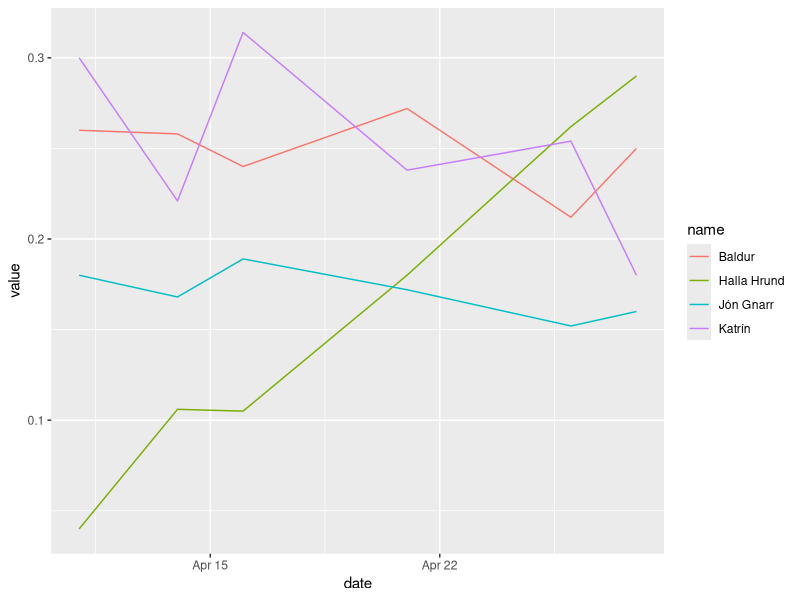

Recreate this plot in R.
# Plot fyrir niðurstöður kannana í forsetakosningum 2024


# 1.0.0 Setup -------------------------------------------------------------

library(tidyverse)

data_tbl <- readxl::read_excel("00_data/forsetakosningar_2024.xlsx") %>% 
  mutate(date = date(date))




# 2.0.0 Greining ----------------------------------------------------------

data_tbl %>% 
  pivot_longer(cols = -date) %>% 
  ggplot(aes(x = date, y = value, col = name)) +
  geom_line() 
